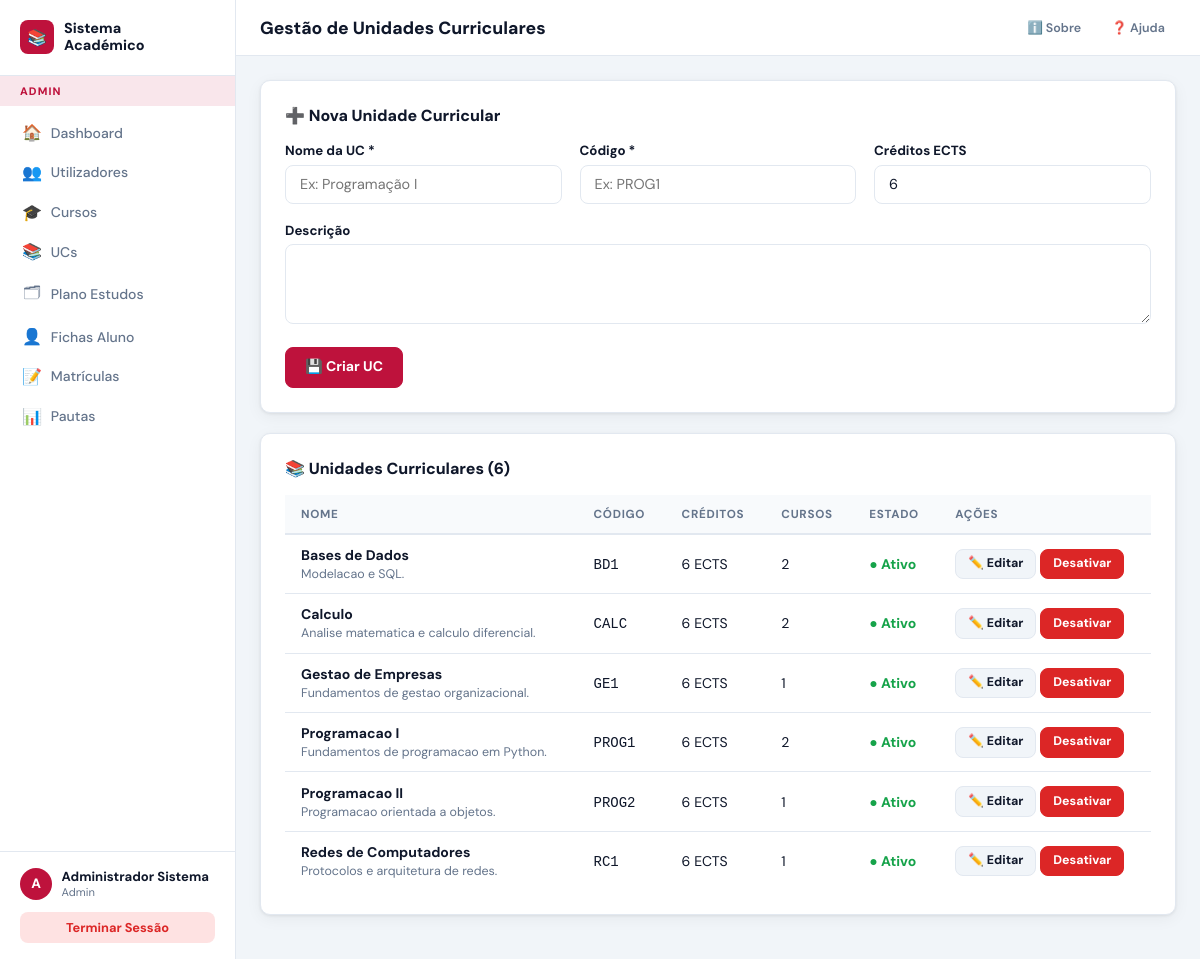
Screenshot of /ucs.php (signed in) with the database file from the repository.
### tables this page shows
CREATE TABLE `unidades_curriculares` (
  `id` INT UNSIGNED NOT NULL AUTO_INCREMENT,
  `nome` VARCHAR(200) NOT NULL,
  `codigo` VARCHAR(20) NOT NULL,
  `descricao` TEXT,
  `creditos` TINYINT UNSIGNED NOT NULL DEFAULT 6,
  `ativo` TINYINT(1) NOT NULL DEFAULT 1,
  `criado_por` INT UNSIGNED NOT NULL,
  `criado_em` DATETIME NOT NULL DEFAULT CURRENT_TIMESTAMP,
  PRIMARY KEY (`id`),
  UNIQUE KEY `uq_codigo_uc` (`codigo`),
  FOREIGN KEY (`criado_por`) REFERENCES `utilizadores`(`id`)
);

### auth.php (called while the page is built, shortened)
<?php
function isLoggedIn(): bool {
    return isset($_SESSION['uid']);
}
function uid(): int {
    return (int)($_SESSION['uid'] ?? 0);
}
function perfil(): string {
    return $_SESSION['perfil'] ?? '';
}
function nomeUser(): string {
    return $_SESSION['nome'] ?? '';
}
function emailUser(): string {
    return $_SESSION['email'] ?? '';
}
function currentUser(): ?array {
    return ['id'=>uid(),'nome'=>nomeUser(),'email'=>emailUser(),'perfil'=>perfil()];
}
function e(string $s): string {
    return htmlspecialchars($s, ENT_QUOTES|ENT_SUBSTITUTE, 'UTF-8');
}

### ucs.php (the view, shortened to what this page needs)
<?php
require_once __DIR__ . '/../../includes/auth.php';
$db  = getDB();
$editar = null;
$ucs = $db->query('SELECT uc.*,u.nome as criador,(SELECT COUNT(*) FROM plano_estudos pe WHERE pe.uc_id=uc.id) as num_planos FROM unidades_curriculares uc JOIN utilizadores u ON uc.criado_por=u.id ORDER BY uc.nome')->fetchAll();
$pageTitle = 'Gestão de Unidades Curriculares';
include __DIR__ . '/../../includes/header.php';
?>
<div class="card">
  <div class="card-hd"><?= $editar ? '✏️ Editar UC' : '➕ Nova Unidade Curricular' ?></div>
  <form method="post">
    <div class="g3">
      <div class="fg"><label>Nome da UC *</label><input type="text" name="nome" value="<?= e($editar['nome']??'') ?>" placeholder="Ex: Programação I" required></div>
      <div class="fg"><label>Código *</label><input type="text" name="codigo" value="<?= e($editar['codigo']??'') ?>" placeholder="Ex: PROG1" maxlength="20" required></div>
      <div class="fg"><label>Créditos ECTS</label><input type="number" name="creditos" value="<?= $editar['creditos']??6 ?>" min="1" max="30"></div>
    </div>
    <div class="fg"><label>Descrição</label><textarea name="descricao"><?= e($editar['descricao']??'') ?></textarea></div>
    <div style="display:flex;gap:.75rem">
      <button type="submit" class="btn bp">💾 <?= $editar ? 'Atualizar' : 'Criar UC' ?></button>
    </div>
  </form>
</div>
<div class="card">
  <div class="card-hd">📚 Unidades Curriculares (<?= count($ucs) ?>)</div>
  <?php if($ucs): ?>
  <div class="tbl-wrap"><table>
    <tr><th>Nome</th><th>Código</th><th>Créditos</th><th>Cursos</th><th>Estado</th><th>Ações</th></tr>
    <?php foreach($ucs as $uc): ?>
    <tr style="opacity:<?= $uc['ativo']?1:.55 ?>">
      <td><strong><?= e($uc['nome']) ?></strong><?php if($uc['descricao']): ?><br><small style="color:#64748b;font-size:.78rem"><?= e(substr($uc['descricao'],0,60)) ?></small><?php endif; ?></td>
      <td><code><?= e($uc['codigo']) ?></code></td>
      <td><?= $uc['creditos'] ?> ECTS</td>
      <td><?= $uc['num_planos'] ?></td>
      <td><?= $uc['ativo'] ? '<span style="color:#16a34a;font-weight:700">● Ativo</span>' : '<span style="color:#94a3b8">● Inativo</span>' ?></td>
      <td style="white-space:nowrap">
        <a href="?editar=<?= $uc['id'] ?>" class="btn bn bsm">✏️ Editar</a>
        <form method="post" style="display:inline">
          <button type="submit" class="btn bsm <?= $uc['ativo']?'bd':'bs' ?>"><?= $uc['ativo']?'Desativar':'Ativar' ?></button>
        </form>
      </td>
    </tr>
    <?php endforeach; ?>
  </table></div>
  <?php else: ?><p class="empty">Sem UCs. Crie a primeira acima.</p><?php endif; ?>
</div>
<?php include __DIR__ . '/../../includes/footer.php'; ?>

### header.php (shortened to what this page needs)
<?php
require_once __DIR__ . '/auth.php';
$_u     = currentUser();
$_perf  = $_u['perfil'] ?? '';
$_navAluno = [
    ['🏠','Dashboard',    SITE_URL.'/pages/aluno/dashboard.php'],
    ['📋','Minha Ficha',  SITE_URL.'/pages/aluno/ficha.php'],
    ['📝','Matrícula',    SITE_URL.'/pages/aluno/matricula.php'],
    ['📊','Minhas Notas', SITE_URL.'/pages/aluno/notas.php'],
];
$_navFunc = [
    ['🏠','Dashboard',  SITE_URL.'/pages/funcionario/dashboard.php'],
    ['📝','Matrículas', SITE_URL.'/pages/funcionario/matriculas.php'],
    ['📊','Pautas',     SITE_URL.'/pages/funcionario/pautas.php'],
];
$_navGest = [
    ['🏠','Dashboard',     SITE_URL.'/pages/gestor/dashboard.php'],
    ['🎓','Cursos',        SITE_URL.'/pages/gestor/cursos.php'],
    ['📚','UCs',           SITE_URL.'/pages/gestor/ucs.php'],
    ['🗂','Plano Estudos', SITE_URL.'/pages/gestor/plano.php'],
    ['👤','Fichas Aluno',  SITE_URL.'/pages/gestor/fichas.php'],
    ['📝','Matrículas',    SITE_URL.'/pages/funcionario/matriculas.php'],
    ['📊','Pautas',        SITE_URL.'/pages/funcionario/pautas.php'],
];
$_navAdmin = [
    ['🏠','Dashboard',    SITE_URL.'/pages/admin/dashboard.php'],
    ['👥','Utilizadores', SITE_URL.'/pages/admin/utilizadores.php'],
    ['🎓','Cursos',       SITE_URL.'/pages/gestor/cursos.php'],
    ['📚','UCs',          SITE_URL.'/pages/gestor/ucs.php'],
    ['🗂','Plano Estudos',SITE_URL.'/pages/gestor/plano.php'],
    ['👤','Fichas Aluno', SITE_URL.'/pages/gestor/fichas.php'],
    ['📝','Matrículas',   SITE_URL.'/pages/funcionario/matriculas.php'],
    ['📊','Pautas',       SITE_URL.'/pages/funcionario/pautas.php'],
];
$_nav = match($_perf) {
    'aluno'       => $_navAluno,
    'funcionario' => $_navFunc,
    'gestor'      => $_navGest,
    'admin'       => $_navAdmin,
    default       => [],
};
$_cur    = $_SERVER['REQUEST_URI'] ?? '';
?>
<!DOCTYPE html>
<html lang="pt">
<head>
</head>
<body>
<div class="layout">
<aside class="sidebar">
  <div class="s-logo">
    <div class="s-logo-ico">📚</div>
    <div class="s-logo-txt">Sistema<br>Académico</div>
  </div>
  <div class="s-role"><?= ucfirst($_perf) ?></div>
  <nav class="s-nav">
    <?php foreach($_nav as [$ico,$lbl,$href]):
      $on = (strpos($_cur, parse_url($href,PHP_URL_PATH)) !== false) ? 'on' : '';
    ?>
    <a href="<?= $href ?>" class="<?= $on ?>"><span class="ico"><?= $ico ?></span><?= $lbl ?></a>
    <?php endforeach; ?>
  </nav>
  <div class="s-foot">
    <div class="s-user">
      <div class="s-av"><?= strtoupper(mb_substr(nomeUser(),0,1)) ?></div>
      <div class="s-info">
        <div class="s-name"><?= e(nomeUser()) ?></div>
        <div class="s-role2"><?= ucfirst($_perf) ?></div>
      </div>
    </div>
    <a href="<?= SITE_URL ?>/logout.php" class="btn-out">Terminar Sessão</a>
  </div>
</aside>
<main class="main">
  <div class="topbar">
    <h1><?= isset($pageTitle) ? e($pageTitle) : 'Dashboard' ?></h1>
    <div style="display:flex;align-items:center;gap:.5rem;margin-left:auto">
      <a href="<?= SITE_URL ?>/sobre.php" style="padding:.35rem .7rem;border-radius:6px;font-size:.78rem;font-weight:600;color:var(--mut);transition:all .15s;display:flex;align-items:center;gap:.3rem" onmouseover="this.style.background='var(--p10)';this.style.color='var(--p)'" onmouseout="this.style.background='';this.style.color='var(--mut)'">ℹ️ Sobre</a>
      <a href="<?= SITE_URL ?>/ajuda.php" style="padding:.35rem .7rem;border-radius:6px;font-size:.78rem;font-weight:600;color:var(--mut);transition:all .15s;display:flex;align-items:center;gap:.3rem" onmouseover="this.style.background='var(--p10)';this.style.color='var(--p)'" onmouseout="this.style.background='';this.style.color='var(--mut)'">❓ Ajuda</a>
    </div>
  </div>
  <div class="content">

### footer.php
  </div>
</main>
</div>
</body>
</html>

### rows the page displays
unidades_curriculares: nome "Bases de Dados", descricao "Modelacao e SQL.", codigo "BD1", creditos "6", num_planos "2", ativo "● Ativo"
unidades_curriculares: nome "Calculo", descricao "Analise matematica e calculo diferencial.", codigo "CALC", creditos "6", num_planos "2", ativo "● Ativo"
unidades_curriculares: nome "Gestao de Empresas", descricao "Fundamentos de gestao organizacional.", codigo "GE1", creditos "6", num_planos "1", ativo "● Ativo"
unidades_curriculares: nome "Programacao I", descricao "Fundamentos de programacao em Python.", codigo "PROG1", creditos "6", num_planos "2", ativo "● Ativo"
unidades_curriculares: nome "Programacao II", descricao "Programacao orientada a objetos.", codigo "PROG2", creditos "6", num_planos "1", ativo "● Ativo"
unidades_curriculares: nome "Redes de Computadores", descricao "Protocolos e arquitetura de redes.", codigo "RC1", creditos "6", num_planos "1", ativo "● Ativo"

### other values shown
$_perf "ADMIN"
$ico "🏠"
$lbl "Dashboard"
$ico "👥"
$lbl "Utilizadores"
$ico "🎓"
$lbl "Cursos"
$ico "📚"
$lbl "UCs"
$ico "🗂"
$lbl "Plano Estudos"
$ico "👤"
$lbl "Fichas Aluno"
$ico "📝"
$lbl "Matrículas"
